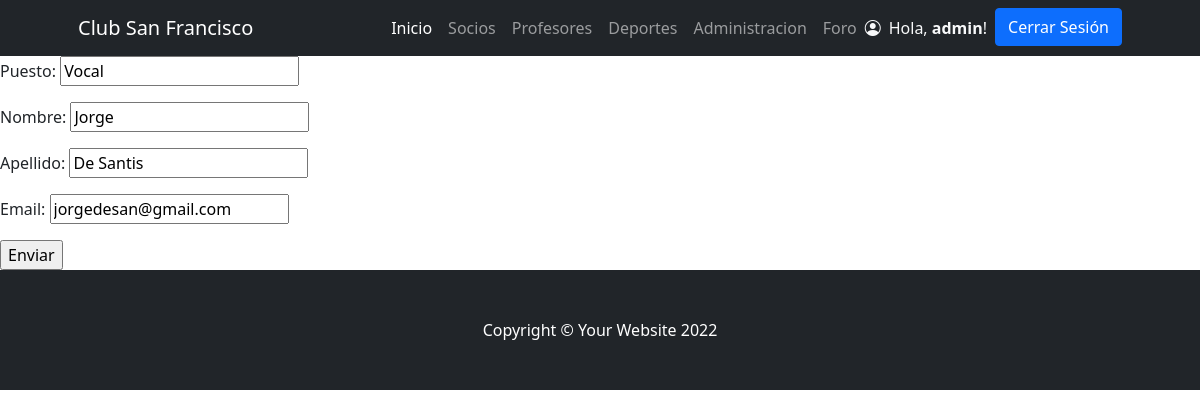
The app's page /PrimeraEntregaFinalApp/editar_admin/5/ (signed in) with its own data.
### PrimeraEntregaFinalApp/models.py (models this page shows)
class Administrador(models.Model):
    puesto = models.CharField(max_length=100)
    nombre = models.CharField(max_length=20)
    apellido = models.CharField(max_length=30)
    email = models.EmailField()

### PrimeraEntregaFinalApp/views.py (the view, shortened to what this page needs)
# urls.py: path('editar_admin/<administrador_id>/', views.editar_administrador, name="editar_admin"),
@staff_member_required
def editar_administrador(request, administrador_id):
    administracion = Administrador.objects.get(id=administrador_id)
    formulario = NuevoAdministrador(initial={"puesto":administracion.puesto, "nombre":administracion.nombre, "apellido": administracion.apellido, "email":administracion.email})
    return render(request,"PrimeraEntregaFinalApp/admin_form.html",{"form":formulario})

### PrimeraEntregaFinalApp/forms.py
class NuevoAdministrador(forms.Form):
    puesto = forms.CharField(max_length=100,label="Puesto")
    nombre = forms.CharField(max_length=30,label="Nombre")
    apellido = forms.CharField(max_length=30,label="Apellido")
    email = forms.EmailField(label="Email")

### PrimeraEntregaFinalApp/templates/PrimeraEntregaFinalApp/admin_form.html (shortened to what this page needs)
{%extends 'base.html'%}
{%load static%}
{%block contenidoPagina%}
<!DOCTYPE html>
<html lang="en">
<head>
</head>
<body>
    <form action="" method="post">
        {{ form.as_p }}
        <input type="submit" value="Enviar">
    </form>
</body>
</html>
{%endblock%}

### PrimeraEntregaFinalApp/templates/PrimeraEntregaFinalApp/base.html (shortened to what this page needs)
{% load static %}
<!DOCTYPE html>
<html lang="es">
    <head>
        <link rel="stylesheet" href="https://cdn.jsdelivr.net/npm/bootstrap-icons@1.8.3/font/bootstrap-icons.css">
        <link href="{% static 'css/styles.css' %}" rel="stylesheet" />
    </head>
    <body>
        <nav class="navbar navbar-expand-lg navbar-dark bg-dark">
            <div class="container px-5">
                <a class="navbar-brand" href="{% url 'inicio' %}">Club San Francisco</a>
                <div class="collapse navbar-collapse" id="navbarSupportedContent">
                    <ul class="navbar-nav ms-auto mb-2 mb-lg-0">
                        <li class="nav-item"><a class="nav-link active" aria-current="page" href="{% url 'inicio' %}">Inicio</a></li>
                        {% if user.is_authenticated %}
                            {% if user.is_staff %}
                                <li class="nav-item"><a class="nav-link" href="{% url 'socios' %}">Socios</a></li>
                            {% endif %}
                        {% endif %}
                        <li class="nav-item"><a class="nav-link" href="{% url 'profesores' %}">Profesores</a></li>
                        <li class="nav-item"><a class="nav-link" href="{% url 'deportes' %}">Deportes</a></li>
                        {% if user.is_authenticated %}
                            <li class="nav-item"><a class="nav-link" href="{% url 'administracion' %}">Administracion</a></li>
                            <li class="nav-item"><a class="nav-link" href="{% url 'foro' %}">Foro</a></li>
                        {% endif %}
                        {% if user.is_authenticated %}
                            {% if user.avatar.imagen.url %}
                                <img class="rounded" src="{{ user.avatar.imagen.url }}" alt="" srcset="" style="height: 40px;">
                            {% else %}
                                <i class="bi bi-person-circle text-light my-2"></i>
                            {% endif %}
                            <li class="nav-item"><p class="text-light my-2 mx-2"> Hola, <b>{{user.username}}</b>!</p></li>
                            <li class="nav-item"><a class="btn btn-primary" href="{% url 'logout' %}">Cerrar Sesión</a></li>
                        {% else %}
                            <li class="nav-item"><a class="btn btn-primary mx-2" href="{% url 'login' %}">Iniciar Sesión</a></li>
                            <li class="nav-item"><a class="btn btn-outline-primary" href="{% url 'register' %}">Registrarse</a></li>
                        {% endif %}
                    </ul>
                </div>
            </div>
        </nav>
        {% block contenidoPagina %}
        {% endblock %}
        <footer class="py-5 bg-dark footer">
            <div class="container px-5"><p class="m-0 text-center text-white">Copyright &copy; Your Website 2022</p></div>
        </footer>
    </body>
</html>

### records on screen
Administrador: puesto "Vocal", nombre "Jorge", apellido "De Santis", email "jorgedesan@gmail.com"

### other values on screen
{{ user.username }} "admin"
